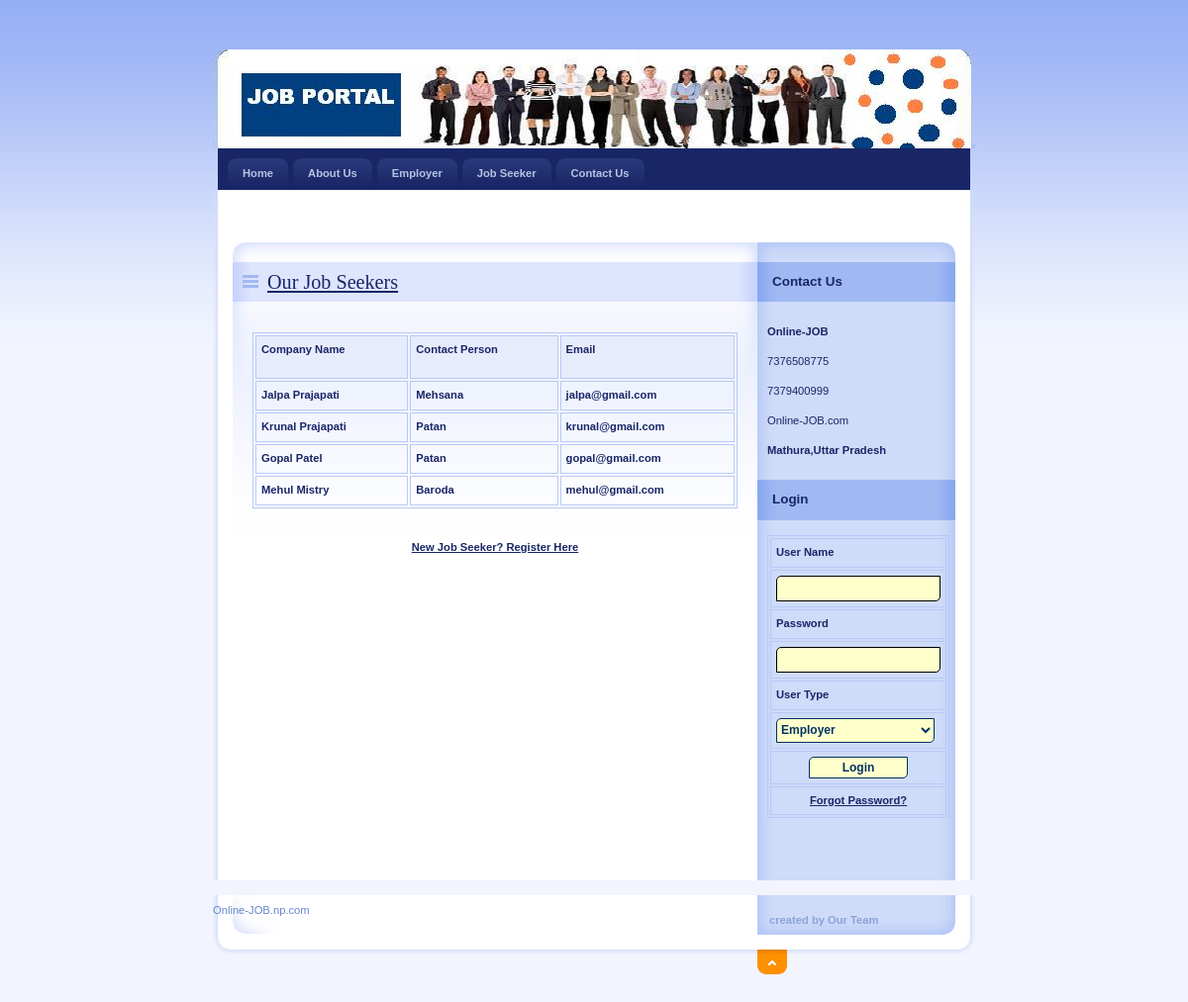
Screenshot of /JobSeeker.php with the database file from the repository.
### tables this page shows
CREATE TABLE IF NOT EXISTS `jobseeker_reg` (
  `JobSeekId` int(11) NOT NULL AUTO_INCREMENT,
  `JobSeekerName` varchar(20) NOT NULL,
  `Address` varchar(100) NOT NULL,
  `City` varchar(20) NOT NULL,
  `Email` varchar(40) NOT NULL,
  `Mobile` bigint(20) NOT NULL,
  `Qualification` varchar(20) NOT NULL,
  `Gender` varchar(10) NOT NULL,
  `BirthDate` date NOT NULL,
  `Resume` varchar(200) NOT NULL,
  `Status` varchar(10) NOT NULL,
  `UserName` varchar(20) NOT NULL,
  `Password` varchar(20) NOT NULL,
  `Question` varchar(100) NOT NULL,
  `Answer` varchar(50) NOT NULL,
  PRIMARY KEY (`JobSeekId`),
  KEY `JobSeekId` (`JobSeekId`)
);

### JobSeeker.php (the view, shortened to what this page needs)
<!DOCTYPE html PUBLIC "-//W3C//DTD XHTML 1.0 Strict//EN" "http://www.w3.org/TR/xhtml1/DTD/xhtml1-strict.dtd">
<html xmlns="http://www.w3.org/1999/xhtml" xml:lang="cs" lang="cs">
<head>
    <link rel="stylesheet" media="screen,projection" type="text/css" href="./css/main.css" />
    <link rel="stylesheet" media="print" type="text/css" href="./css/print.css" />
    <link rel="stylesheet" media="aural" type="text/css" href="./css/aural.css" />
</head>
<body id="www-url-cz">
<div id="main" class="box">
<?php
include "Header.php"
?>
<?php
include "menu.php"
?>
    <div id="page" class="box">
    <div id="page-in" class="box">
        <div id="strip" class="box noprint">
            <p id="breadcrumbs">&nbsp;</p>
        </div>
        <div id="content">
            <div class="article">
                <h2><span><a href="#">Our Job Seekers</a></span></h2>
                <p>
                <table width="100%" border="1" cellpadding="1" cellspacing="2" bordercolor="#006699" >
<tr>
<th height="32" bgcolor="#006699" class="style3"><div align="left" class="style9 style5 style2"><strong>Company Name</strong></div></th>
<th bgcolor="#006699" class="style3"><div align="left" class="style9 style5 style2"><strong>Contact Person</strong></div></th>
<th bgcolor="#006699" class="style3"><div align="left" class="style9 style5 style2"><strong>Email</strong></div></th>
</tr>
<?php
$con = mysqli_connect("localhost","root","","job");
$sql = "select * from jobseeker_reg where Status='Confirm'";
$result = mysqli_query($con,$sql);
while($row = mysqli_fetch_array($result))
{
$Name=$row['JobSeekerName'];
$City=$row['City'];
$Email=$row['Email'];
?>
<tr>
<td class="style3"><div align="left" class="style9 style5"><strong><?php echo $Name;?></strong></div></td>
<td class="style3"><div align="left" class="style9 style5"><strong><?php echo $City;?></strong></div></td>
<td class="style3"><div align="left" class="style9 style5"><strong><?php echo $Email;?></strong></div></td>
</tr>
<?php
}
?>
</table>
                </p>
                <div align="center"><a href="JobSeekerReg.php"><strong>New Job Seeker? Register Here</strong></a>                  </div>
                <p class="btn-more box noprint">&nbsp;</p>
          </div>
        </div>
<?php
include "right.php"
?>
    </div>
    </div>
<?php
include "footer.php"
?>
</div>
</body>
</html>

### css/main.css (style rules this page uses)
* { min-height:1px; }
body { border:0; margin:0; padding:0; background:#F2F5FE url("../design/bg.gif") 0 0 repeat-x; font:70%/160% "verdana",sans-serif; color:#192666; _text-align:center; }
a { color:#192666; }
p { border:0; margin:15px 0; padding:0; line-height:30px; }
div { display:block; border:0; margin:0; padding:0; }
h1, h2, h3, h4, h5 { border:0; margin:15px 0 10px 0; padding:0; font-weight:bold; }
h2 { font-size:180%; line-height:100%; font-family:"georgia",serif; font-weight:normal; }
table { display:table; margin:15px 0; padding:0; border:1px solid #B7CAF6; font-size:100%; }
tr { display:table-row; }
th, td { display: table-cell; border:1px solid #B7CAF6; margin:0; padding:5px; vertical-align:top; text-align:left; }
th { background:#E7ECFD; text-align:center; color:#192666; font-weight:bold; }
a, img, span { border:0; margin:0; padding:0; }
strong, .strong { font-weight:bold; }
.box { min-height:1px; _height:1px; }
.box:after { content:"."; display:block; line-height:0px; font-size:0px; visibility:hidden; clear:both; }
#main { width:770px; margin:50px auto 0 auto; _text-align:left; }
#page { width:770px; min-height:1px; background:#FFF url("../design/bg_page.gif") 0 0 repeat-y; _height:1px; }
#page-in { min-height:1px; padding:10px 0; background:url("../design/bg_page_in.jpg") 0 0 no-repeat; _height:1px; }
#strip { position:relative; clear:both; padding:3px 20px 10px 20px; color:#6182D1; }
#strip p { margin:0; }
#strip #breadcrumbs { width:520px; margin:0; padding:0; }
#content { float:left; width:530px; _width:550px; margin:0; padding:0 0 0 20px; }
#content .article { clear:both; margin:0; padding:20px; background:url("../design/content_article_bg.jpg") 0 0 no-repeat; }
#content .article h2 { margin:0 -20px; padding:10px; background:#DEE5FD url("../design/content_title_bg.gif") 0 0 repeat-y; color:#192666; }
#content .article h2 span { background:url("../design/ico_list.gif") 0 50% no-repeat; padding-left:25px; }
#content .article p { text-align:justify; }
#content .btn-more { margin:0 0 15px 0; padding:0; border:0; position:relative; }

### css/print.css (style rules this page uses)
body { border:0; margin:0; padding:0; font-size:12pt }
a { color:#000; text-decoration:none; }
h1, h2, h3 { page-break-after:avoid; page-break-inside:avoid; }
table { border-collapse: collapse; border-width:1px; border-style:solid; }
th, td { display:table-cell; border-width:1px; border-style:solid; }
.noprint { display:none; }

### css/aural.css (style rules this page uses)
body { voice-family:paul,male; volume:loud; speech-rate:slow; richness:90; stress:20; }
h1, h2, h3, h4, h5 { cue-before:url("ping.au"); }
p, table { pause:50ms; }
strong { pitch:medium; pitch-range:60; stress:90; richness:90; }

### JobSeeker.php (style rules this page uses)
.style2 { font-weight: bold }

### rows the page displays
jobseeker_reg: JobSeekerName "Jalpa Prajapati", City "Mehsana", Email "jalpa@gmail.com"
jobseeker_reg: JobSeekerName "Krunal Prajapati", City "Patan", Email "krunal@gmail.com"
jobseeker_reg: JobSeekerName "Gopal Patel", City "Patan", Email "gopal@gmail.com"
jobseeker_reg: JobSeekerName "Mehul Mistry", City "Baroda", Email "mehul@gmail.com"
